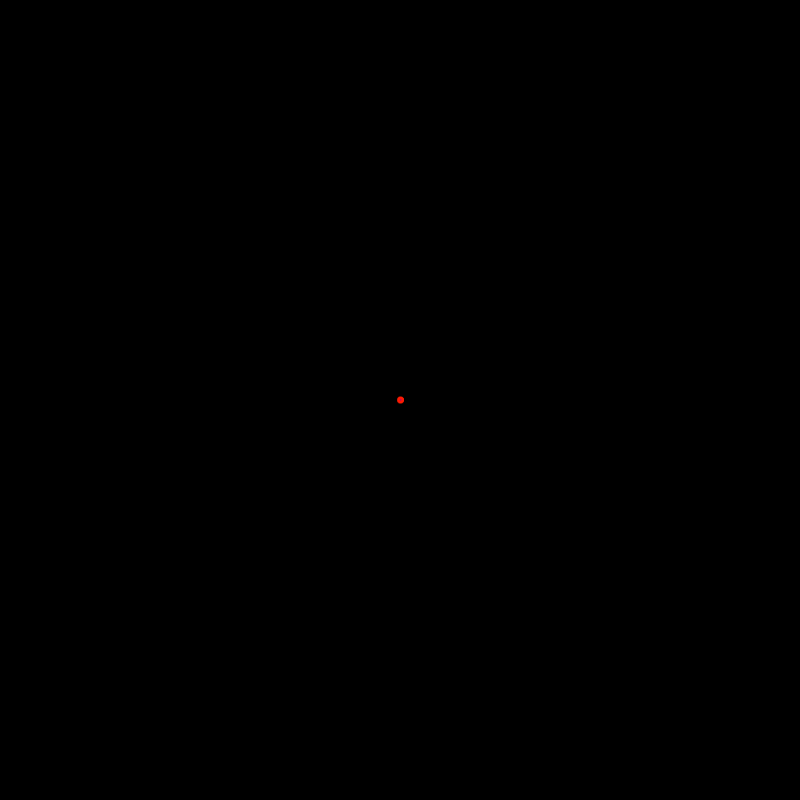
Frame 1 (no input)
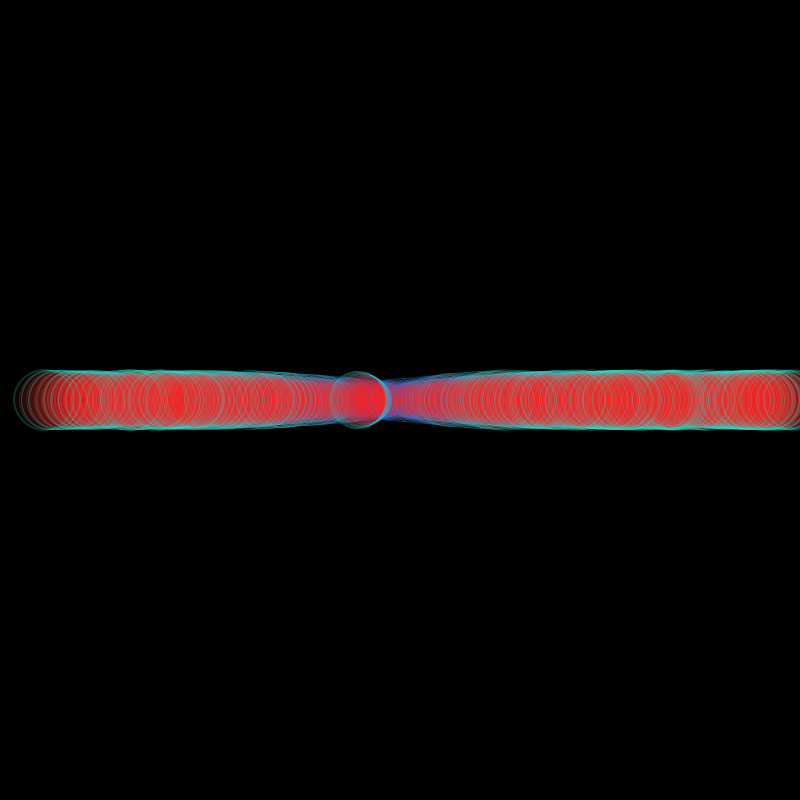
Frame 60 (the mouse pressed at the canvas centre just before this capture)
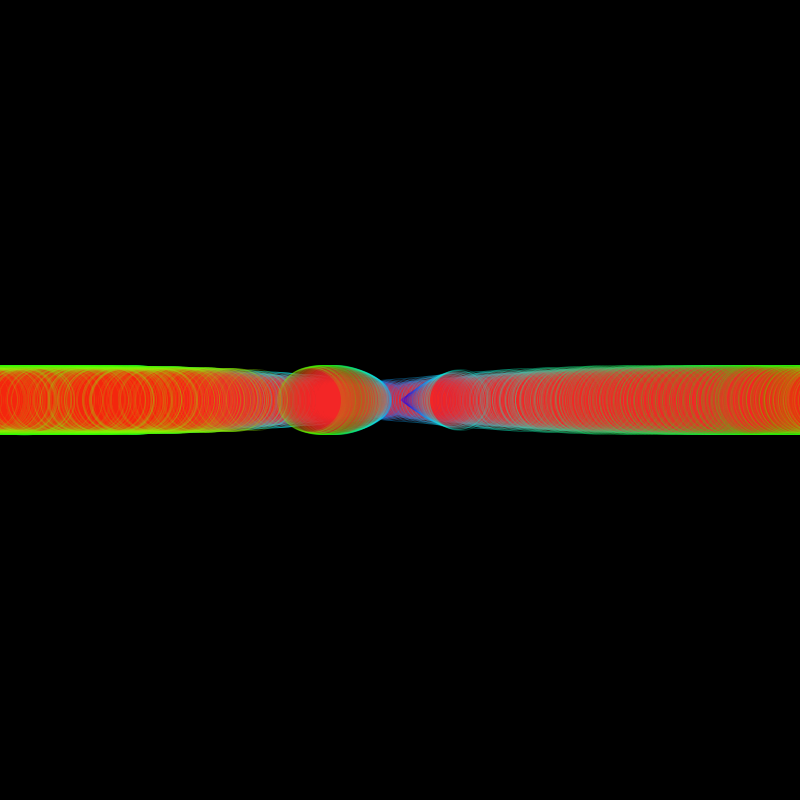
Frame 120 (the mouse held since frame 60 and released just before this capture)

The Processing sketch that drew these frames (run headless with seeded random() and noise(); from frame 60 on, the mouse is pressed at the canvas centre):

// Processing sketch: processing_169643
// ── processing_169643.pde

class Boid {

  PVector loc;
  PVector vel;
  PVector acc;
  float r;

  float maxforce;    // Maximum steering force
  float maxspeed;    // Maximum speed
  float wiggle;
  float wAngle;

  Boid(PVector l, float ms, float mf) {
    acc = new PVector(0, 0);
    vel = new PVector(cos(wAngle), sin(wAngle));
    loc = l.get();
    r = 3.0;
    maxspeed = 7;
    maxforce = 0.4;
    wAngle = random(TWO_PI);
  }

  void run(ArrayList boids) {
    flock(boids);
    update();
    borders();
    render();
  }

  // We accumulate a new acceleration each time based on three rules
  void flock(ArrayList boids) {
    PVector sep = separate(boids);   // Separation
    PVector ali = align(boids);      // Alignment
    PVector coh = cohesion(boids);   // Cohesion
    // Arbitrarily weight these forces
    sep.mult(2.5);
    ali.mult(1.0);
    coh.mult(0.75);
    // Add the force vectors to acceleration
    acc.add(sep);
    acc.add(ali);
    acc.add(coh);
  }

  // Method to update location
  void update() {
    // Update velocity
    vel.add(acc);
    // Limit speed
    vel.limit(maxspeed);
    loc.add(vel);
    // Reset accelertion to 0 each cycle
    acc.mult(0.5);
  }

  PVector seek(PVector target) {
    PVector desired = PVector.sub(target, loc);
    desired.mult(maxspeed);
    PVector steer = PVector.sub(desired, vel);
    steer.limit(maxforce);
    acc.add(steer(target, false));
    return steer;
  }


  // A method that calculates a steering vector towards a target
  // Takes a second argument, if true, it slows down as it approaches the target
  PVector steer(PVector target, boolean slowdown) {
    PVector desired = PVector.sub(target, loc);  // A vector pointing from the location to the target
    desired.mult(maxspeed);
    PVector steer = PVector.sub(desired, vel);
    
steer.limit(maxforce);
    return steer;
  }

  void render() {
    // Draw a triangle rotated in the direction of velocity
    float theta = vel.heading2D() + radians(40);

    wAngle --;
    wAngle = wAngle%360;
    wiggle = sin(radians(wAngle)) * 70;
    r = abs((wiggle));

    fill(wAngle%360, 220, 255, 10);
    stroke((wAngle+360)%180, 255, 255, 50);
    ellipse(loc.x, loc.y, r, r);

  }

  // Wraparound
  void borders() {
    if (loc.x < -r) loc.x = width+r;
    if (loc.y < -r) loc.y = height+r;
    if (loc.x > width+r) loc.x = -r;
    if (loc.y > height+r) loc.y = -r;
  }

  // Separation
  // Method checks for nearby boids and steers away
  PVector separate (ArrayList boids) {
    float desiredseparation = 25.0f;
    PVector steer = new PVector(0, 0, 0);
    int count = 0;
    // For every boid in the system, check if it's too close
    for (int i = 0; i < boids.size (); i++) {
      Boid other = (Boid) boids.get(i);
      float d = PVector.dist(loc, other.loc);
      // If the distance is greater than 0 and less than an arbitrary amount (0 when you are yourself)
      if ((d > 0) && (d < desiredseparation)) {
        // Calculate vector pointing away from neighbor
        PVector diff = PVector.sub(loc, other.loc);
        diff.normalize();
        diff.div(d);        // Weight by distance
        steer.add(diff);
        count++;            // Keep track of how many
      }
    }
    // Average -- divide by how many
    if (count > 0) {
      steer.div((float)count);
    }

    // As long as the vector is greater than 0
    if (steer.mag() > 0) {
      // Implement Reynolds: Steering = Desired - Velocity
      steer.normalize();
      steer.mult(maxspeed);
      steer.sub(vel);
      steer.limit(maxforce);
    }
    return steer;
  }

  // Alignment
  // For every nearby boid in the system, calculate the average velocity
  PVector align (ArrayList boids) {
    float neighbordist = 30;
    PVector steer = new PVector(0, 0, 0);
    int count = 0;
    for (int i = 0; i < boids.size (); i++) {
      Boid other = (Boid) boids.get(i);
      float d = PVector.dist(loc, other.loc);
      if ((d > 0) && (d < neighbordist)) {
        steer.add(other.vel);
        count++;
      }
    }
    if (count > 0) {
      steer.div((float)count);
    }

    // As long as the vector is greater than 0
    if (steer.mag() > 0) {
      // Implement Reynolds: Steering = Desired - Velocity
      steer.normalize();
      steer.mult(maxspeed);
      steer.sub(vel);
      steer.limit(maxforce);
    }
    return steer;
  }

  // Cohesion
  // For the average location (i.e. center) of all nearby boids, calculate steering vector towards that location
  PVector cohesion (ArrayList boids) {
    float neighbordist = 30.0;
    PVector sum = new PVector(0, 0, 0);   // Start with empty vector to accumulate all locations
    int count = 0;
    for (int i = 0; i < boids.size (); i++) {
      Boid other = (Boid) boids.get(i);
      float d = PVector.dist(loc, other.loc);
      if ((d > 0) && (d < neighbordist)) {
        sum.add(other.loc); // Add location
        count++;
      }
    }
    if (count > 0) {
      sum.div((float)count);
      return steer(sum, false);  // Steer towards the location
    }
    return sum;
  }
}


 
// Flock class

 
class Flock {
  ArrayList boids; // An arraylist for all the boids
 
  Flock() {
    boids = new ArrayList(); // Initialize the arraylist
  }
 
  void run() {
    for (int i = 0; i < boids.size(); i++) {
      Boid b = (Boid) boids.get(i); 
      b.run(boids);  // Passing the entire list of boids to each boid individually
    }
  }
 
  void addBoid(Boid b) {
    boids.add(b);
  }
 
}


 
Flock flock;
 
void setup() {
  size(800,800);
  colorMode(HSB);
  background(0);
  flock = new Flock();
  // Add an initial set of boids into the system
  for (int i = 0; i < 100; i++) {
    flock.addBoid(new Boid(new PVector(width/2,height/2),7.0,0.05));
  }
}
 
void draw() {
 // background(0);
 //fill(0, 50);
// rect(0,0,width,height);
  
  flock.run();
}
 
// Add a new boid into the System
void mousePressed() {
  flock.addBoid(new Boid(new PVector(mouseX,mouseY),15.0,0.05f));
}
